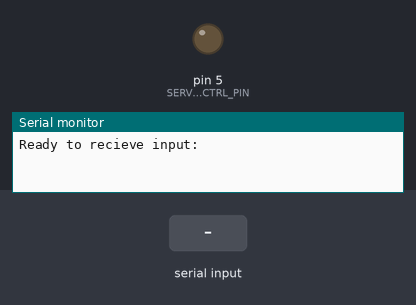
Simulated run of this sketch. Board: Arduino Uno, built with avr-gcc and run on an emulated ATmega328P. On the bench: output pins drawn as LEDs (lit = HIGH), the last lines printed to the serial monitor. Inputs (shaded band) come from the test bench.

Above: at 1.2 s.
1.3 s: "90,45\n" received over Serial
At 1.7 s:
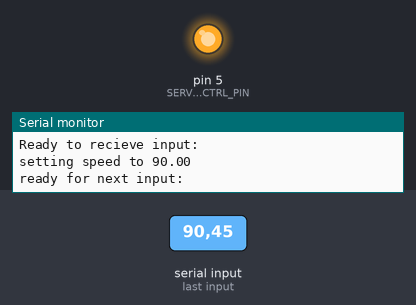
2.8 s: "30,150\n" received over Serial
Timing chart, 0 to 5.8 s (numbered marks = the images above; inputs shaded):
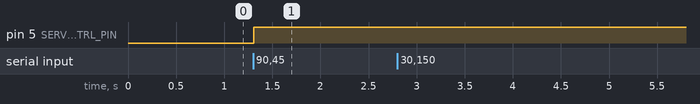

The sketch:

variable_pitch_servo_code.cpp.ino
```cpp
#include <stdlib.h>

#define SERVO_CTRL_PIN 5
#define BUFFER_SZ 255
#define ENDL '\n'
#define SERIAL_BAUD 9600

/*
   Sets the servo's rotation using PWM
   takes in a float from -1 to 1
   assigns a value from 0 to 255 to the PWM
*/
void set_rotation_speed(float val) {
  if (val > 1) val = 1;
  if (val < -1) val = -1;
  // now that val is def between -1 and 1, do our thing
  int pwm_val = (val + 1) * (255.0 / 2);
  analogWrite(SERVO_CTRL_PIN, pwm_val);
}

char input_buffer[BUFFER_SZ];
bool string_complete = false;
void read_input() {
  static byte input_dex = 0; // set to 0 when prog starts
  char in_char;

  while (Serial.available() > 0 && !string_complete) {
    in_char = Serial.read(); // read in one char
    if (in_char != ENDL) {
      input_buffer[input_dex] = in_char;
      input_dex++;
      if (input_dex >= BUFFER_SZ) in_char = BUFFER_SZ - 1;
    } else {
      // we got endl, pack up our string
      input_buffer[input_dex] = '/0'; //null terminate str
      input_dex = 0;
      string_complete = true; // set false after reading
    }
  }
}

void send_output() {
  if (!string_complete) return; // no input, nothing to do
  // process string
  float input = atof(input_buffer);
  // send rotation
  set_rotation_speed(input);
  Serial.print("setting speed to ");
  Serial.println(input);
  string_complete = false;
  Serial.print("ready for next input:\n");
}

void setup() {
  Serial.begin(SERIAL_BAUD);
  Serial.print("Ready to recieve input:\n");
}

/*
   takes in values from the terminal to move the servo
   at different speeds
*/
void loop() {
  // put your main code here, to run repeatedly:
  read_input();
  send_output();
}
```

Measured:
- after the input at 1.3 s, pin 5 (SERVO_CTRL_PIN): LOW → HIGH at once
